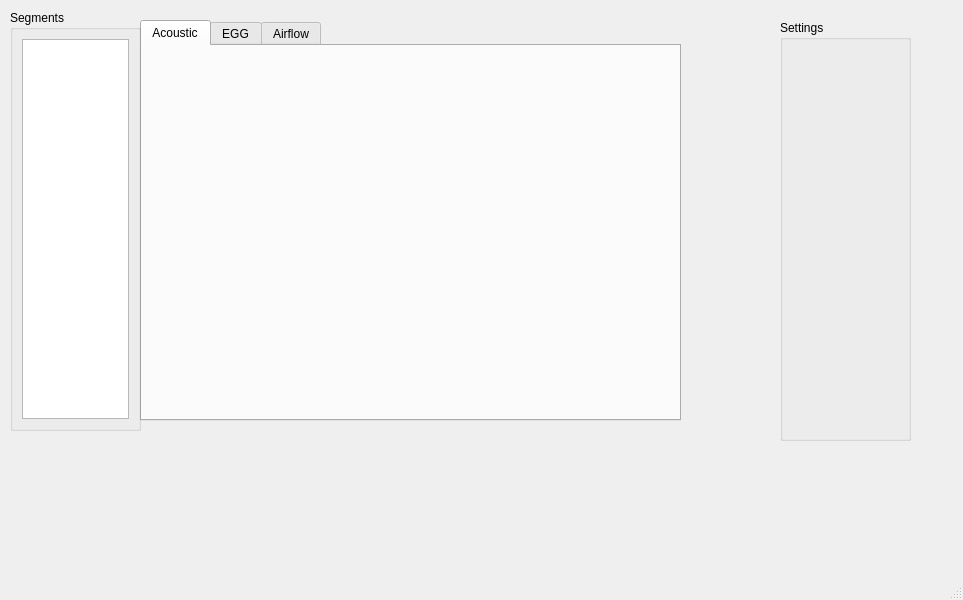
<?xml version="1.0" encoding="UTF-8"?>
<ui version="4.0">
 <class>AnalysisWindow</class>
 <widget class="QMainWindow" name="AnalysisWindow">
  <property name="geometry">
   <rect>
    <x>0</x>
    <y>0</y>
    <width>963</width>
    <height>600</height>
   </rect>
  </property>
  <property name="windowTitle">
   <string>MainWindow</string>
  </property>
  <widget class="QWidget" name="centralwidget">
   <widget class="QTabWidget" name="tabWidget">
    <property name="geometry">
     <rect>
      <x>140</x>
      <y>20</y>
      <width>541</width>
      <height>401</height>
     </rect>
    </property>
    <property name="currentIndex">
     <number>0</number>
    </property>
    <widget class="QWidget" name="tab_Acoustic">
     <attribute name="title">
      <string>Acoustic</string>
     </attribute>
    </widget>
    <widget class="QWidget" name="tab_EGG">
     <attribute name="title">
      <string>EGG</string>
     </attribute>
    </widget>
    <widget class="QWidget" name="tab_Airflow">
     <attribute name="title">
      <string>Airflow</string>
     </attribute>
    </widget>
   </widget>
   <widget class="QGroupBox" name="groupBox">
    <property name="geometry">
     <rect>
      <x>10</x>
      <y>10</y>
      <width>131</width>
      <height>421</height>
     </rect>
    </property>
    <property name="sizePolicy">
     <sizepolicy hsizetype="Fixed" vsizetype="Preferred">
      <horstretch>0</horstretch>
      <verstretch>0</verstretch>
     </sizepolicy>
    </property>
    <property name="maximumSize">
     <size>
      <width>250</width>
      <height>16777215</height>
     </size>
    </property>
    <property name="title">
     <string>Segments</string>
    </property>
    <layout class="QGridLayout" name="gridLayout">
     <item row="0" column="0">
      <widget class="QListWidget" name="listWidget"/>
     </item>
    </layout>
   </widget>
   <widget class="QGroupBox" name="groupBox_2">
    <property name="geometry">
     <rect>
      <x>780</x>
      <y>20</y>
      <width>131</width>
      <height>421</height>
     </rect>
    </property>
    <property name="sizePolicy">
     <sizepolicy hsizetype="Fixed" vsizetype="Preferred">
      <horstretch>0</horstretch>
      <verstretch>0</verstretch>
     </sizepolicy>
    </property>
    <property name="maximumSize">
     <size>
      <width>250</width>
      <height>16777215</height>
     </size>
    </property>
    <property name="title">
     <string>Settings</string>
    </property>
    <layout class="QGridLayout" name="gridLayout_2"/>
   </widget>
  </widget>
  <widget class="QMenuBar" name="menubar">
   <property name="geometry">
    <rect>
     <x>0</x>
     <y>0</y>
     <width>963</width>
     <height>21</height>
    </rect>
   </property>
  </widget>
  <widget class="QStatusBar" name="statusbar"/>
 </widget>
 <resources/>
 <connections/>
</ui>
